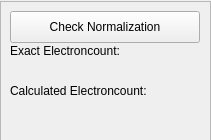
<?xml version="1.0" encoding="UTF-8"?>
<ui version="4.0">
 <class>normalization_dialog</class>
 <widget class="QDialog" name="normalization_dialog">
  <property name="geometry">
   <rect>
    <x>0</x>
    <y>0</y>
    <width>211</width>
    <height>140</height>
   </rect>
  </property>
  <property name="minimumSize">
   <size>
    <width>211</width>
    <height>140</height>
   </size>
  </property>
  <property name="maximumSize">
   <size>
    <width>211</width>
    <height>140</height>
   </size>
  </property>
  <property name="windowTitle">
   <string>Normalization</string>
  </property>
  <widget class="QFrame" name="normalizationFrame">
   <property name="geometry">
    <rect>
     <x>0</x>
     <y>1</y>
     <width>211</width>
     <height>140</height>
    </rect>
   </property>
   <property name="frameShape">
    <enum>QFrame::StyledPanel</enum>
   </property>
   <property name="frameShadow">
    <enum>QFrame::Raised</enum>
   </property>
   <widget class="QLabel" name="label_2">
    <property name="geometry">
     <rect>
      <x>10</x>
      <y>40</y>
      <width>131</width>
      <height>20</height>
     </rect>
    </property>
    <property name="text">
     <string>Exact Electroncount:</string>
    </property>
   </widget>
   <widget class="QLabel" name="label_8">
    <property name="geometry">
     <rect>
      <x>10</x>
      <y>80</y>
      <width>161</width>
      <height>20</height>
     </rect>
    </property>
    <property name="text">
     <string>Calculated Electroncount:</string>
    </property>
   </widget>
   <widget class="QLabel" name="exactCountLabel">
    <property name="geometry">
     <rect>
      <x>10</x>
      <y>60</y>
      <width>180</width>
      <height>20</height>
     </rect>
    </property>
    <property name="text">
     <string/>
    </property>
   </widget>
   <widget class="QPushButton" name="normalizationButton">
    <property name="geometry">
     <rect>
      <x>10</x>
      <y>10</y>
      <width>190</width>
      <height>32</height>
     </rect>
    </property>
    <property name="text">
     <string>Check Normalization</string>
    </property>
    <property name="autoDefault">
     <bool>false</bool>
    </property>
   </widget>
   <widget class="QLabel" name="calculatedCountLabel">
    <property name="geometry">
     <rect>
      <x>10</x>
      <y>100</y>
      <width>180</width>
      <height>20</height>
     </rect>
    </property>
    <property name="text">
     <string/>
    </property>
   </widget>
  </widget>
 </widget>
 <resources/>
 <connections/>
</ui>
